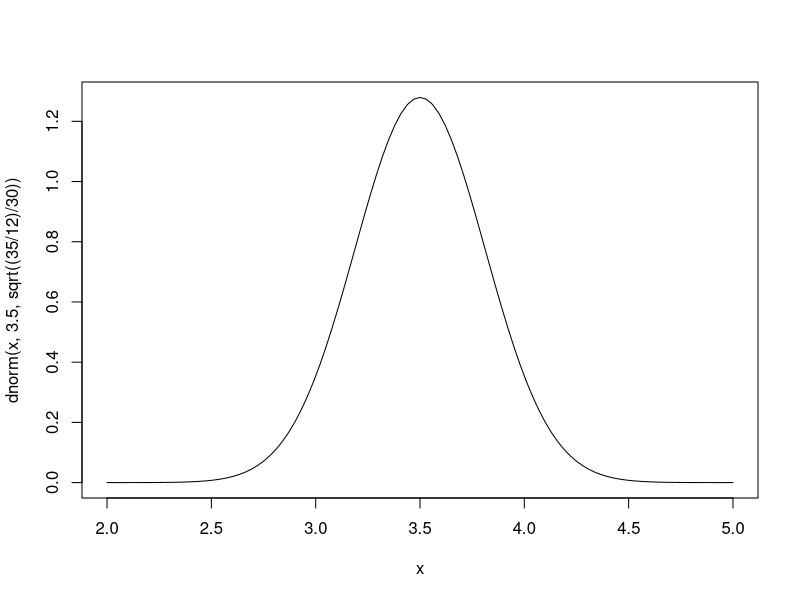
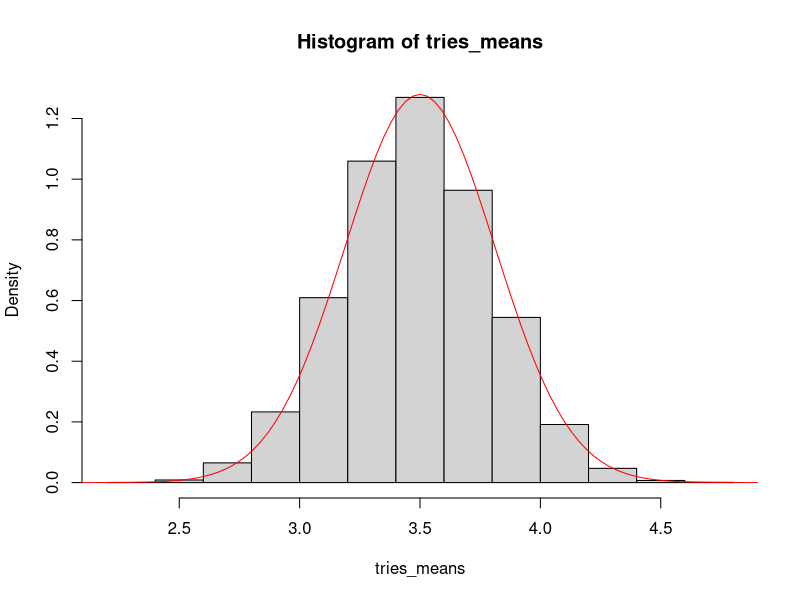
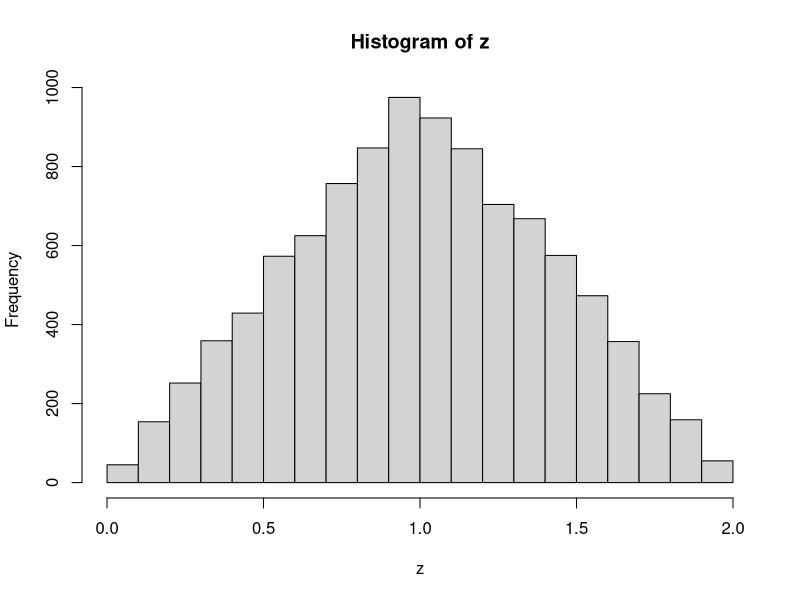

Reproduce these figures in R, in order. (Note: this script raises an error after producing the figures.)
#############################
#* Homework 3
#* Stat 204
#* Made By:
#* -Mert Göksel 2429066
#* -Bilge Özkır
#############################

##Q1:

#A-)
#* The results from the dice rolls create a uniform distribution as all numbers have
#* an equal chance of occuring. But as there are only integers on dice its discrete 
#* uniform on [1,6]. We know that the mean is equal to (a+b)/2 = 7/2 = 3.5
#* and var is n^2-1/12 = 36-1/12 = 35/12 for every throw.
#* From CLT we apply formula to xbar => (Xbar-mu)/(sqrt(sigma^2/n)) ~ N(0,1)
#* From this formula we find Xbar-3.5/sqrt((35/12)/30) ~ N(0,1)

curve(dnorm(x,3.5,sqrt((35/12)/30)), from = 2, to = 5) 

#We selected (2,5) as xlimits, because we thought its the most suitable period
#to see all of the curve.

#B-)
tries_means <- vector()
for(i in 1:10000){
  tries_means <- append(tries_means, mean(sample(1:6, 30, replace = T)))
}
mean(tries_means) #very close to 3.5
sd(tries_means) #very close to 0.311 which is sqrt((35/12)/30)

#C-)
hist(tries_means, probability = T)
curve(dnorm(x,3.5,sqrt((35/12)/30)), from = 2, to = 5, add = T, col="Red") 

##Q2:

#A-)
#Its 0, its because both x,y can take values up to 1. So the max value of x+y is 2
#The question asks the probability P(x+y>2) so the answer is 0.

x <- runif(10000)
y <- runif(10000)
z <- x+y
plusthres <- sum(z > 2)
propthres <- plusthres/length(z) #The proportion of values above 2 to all.
propthres #Is 0
hist(z) #No values are above 2
plota <- plot(z[z>2]) #Empty vector, no plots

#B-)
# x&y is already here
plusthresb <- sum(z>5*x*sqrt(y))
propthresb <- plusthresb/length(z)
propthresb
plotb <- plot(z[z>5*x*sqrt(y)])
